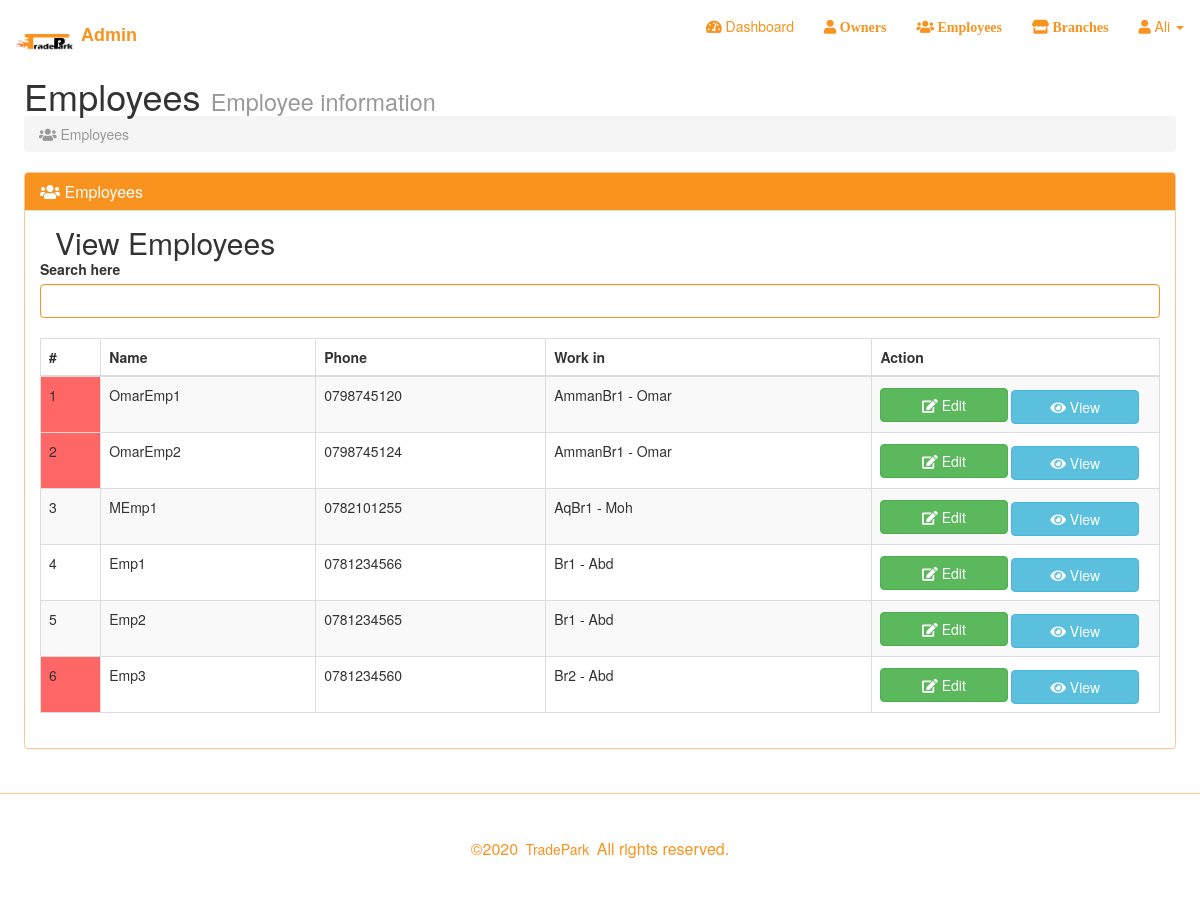
Page /admin/emolyees.php (signed in) on the committed database.
### tables this page shows
CREATE TABLE `employee` (
  `EmpID` int(5) NOT NULL,
  `EmpName` varchar(50) NOT NULL,
  `EmpPhone` char(10) NOT NULL,
  `EmpActive` char(1) NOT NULL,
  `EmpPic` blob NOT NULL,
  `BID` int(5) NOT NULL,
  `AdmID` int(5) DEFAULT NULL
);

CREATE TABLE `branch` (
  `BID` int(5) NOT NULL,
  `BName` varchar(50) NOT NULL,
  `BPhone` char(10) NOT NULL,
  `BLat` float(10,6) NOT NULL,
  `Blng` float(10,6) NOT NULL,
  `BActive` char(1) NOT NULL,
  `OwnID` int(5) NOT NULL
);

CREATE TABLE `owner` (
  `OwnID` int(5) NOT NULL,
  `OwnName` varchar(50) NOT NULL,
  `OwnPhone` char(10) NOT NULL,
  `OwnEmail` varchar(50) NOT NULL,
  `OwnPassword` varchar(50) NOT NULL,
  `OwnPic` blob NOT NULL,
  `OwnActive` char(1) NOT NULL,
  `OwnLat` float(10,6) NOT NULL,
  `OwnLng` float(10,6) NOT NULL,
  `AdmID` int(5) DEFAULT NULL
);

### admin/emolyees.php (the view, shortened to what this page needs)
<!DOCTYPE html>
<html>
    <?php
        function Employee_info($conn)
        {
            $table='';
            $records="SELECT EmpID , EmpName,EmpPhone,EmpActive,BName,OwnName,AdmName FROM employee emp LEFT JOIN admin adm ON emp.AdmID=adm.AdmID ,branch br,owner own where emp.BID=br.bID and br.ownId =own.ownId Order by BName ASC,EmpActive DESC,EmpName ASC";
            $result = mysqli_query($conn,$records);
            $c = 1;
            if(mysqli_num_rows($result)>0)
            {
                while($row=mysqli_fetch_assoc($result))
                {
                    $emp_id=$row['EmpID'];
                    $table.="<tr>";
                    if ($row["EmpActive"]==0)
                    {
                        $table.= "<td style='background-color:#ff6767' title='".$row['AdmName']."'>".$c." </td>";
                    }else{
                        $table.= "<td>".$c." </td>";
                    }
                    $table.= "<td>".$row['EmpName']." </td>";
                    $table.= "<td>".$row['EmpPhone']." </td>";
                    $table.= "<td>".$row['BName']." - ".$row['OwnName']." </td>";
                    $table.= "<td>
                    <button name='edit' id='$emp_id' class='btn btn-success edit_data_btn btn-block' style='width:47% ;display:inline-block'><i class='fas fa-edit'></i>
                    Edit
                    </button>
                    <button name='view' id='$emp_id' class='btn btn-info view_data_btn btn-block' style='width:47% ;display:inline-block'><i class='fas fa-eye'></i>
                        View
                    </button>
                </td>
                </tr>";
                $c++;
                }
            }
            return $table;
        }
    ?>
    <head>
        <link href="css/bootstrap.css" rel="stylesheet">
        <link href="css/main.css" rel="stylesheet">
        <link href="css/util.css" rel="stylesheet">
        <link rel="stylesheet" href="font-awesome/css/font-awesome.min.css">
        <link rel='stylesheet' href='https://use.fontawesome.com/releases/v5.7.0/css/all.css'>
        <link rel="stylesheet" type="text/css" href="https://cdnjs.cloudflare.com/ajax/libs/sweetalert/1.1.0/sweetalert.min.css">
    </head>
    <body>
        <?php include "navbar.php" ?>
        <div id="page-wrapper" style="margin: 2%;">
            <div class="row">
                <div class="col-lg-12">
                    <h1>Employees <small>Employee information</small></h1>
                    <ol class="breadcrumb">
                        <li class="active"><i class="fas fa-users"></i> Employees</li>
                    </ol>
                </div>
            </div>
        <div class="row">
            <div class="col-lg-12" >
                <div class="panel panel-orange">
                    <div class="panel-heading">
                        <h3 class="panel-title"><i class="fa fa-users"></i> Employees</h3>
                    </div>
                    <div class="panel-body" >
                        <div class="col-lg-12">
                            <h2>View Employees </h2>
                        </div>
                        <div class="table-responsive">
                            <div class="form-group has-orange"> <label for="searchdata">Search here </label> <input id="searchdata" type="text" name="searchdata" class="form-control " autocomplete="off" autofocus="autofocus">
                            <br>
                                <table class="table table-bordered table-hover table-striped tablesorter">
                                    <thead>
                                        <tr>
                                            <th>#</th> <th>Name</th> <th>Phone</th> <th title="Branch - Owner"> Work in</th> <th>Action</th>
                                        </tr>
                                    </thead>
                                    <tbody id="table"> <?php echo Employee_info($conn); ?> </tbody>
                                </table>
                            </div>
                        </div>
                    </div>
                </div>
            </div>
        </div>
    </div>
    <?php include "footer.php" ?>
    </body>
</html>

### admin/css/main.css (style rules this page uses)
html { scroll-behavior: smooth; }
* { margin: 0px; padding: 0px; box-sizing: border-box; }
body, html { height: 100%; }
h1,h2,h3,h4,h5,h6 { margin: 0px; }
ul, li { margin: 0px; list-style-type: none; }
input { outline: none; border: none; }

### rows in the picture
employee: EmpName "OmarEmp1", EmpPhone "0798745120", BID.BName "AmmanBr1", owner.OwnName "Omar"
employee: EmpName "OmarEmp2", EmpPhone "0798745124", BID.BName "AmmanBr1", owner.OwnName "Omar"
employee: EmpName "MEmp1", EmpPhone "0782101255", BID.BName "AqBr1", owner.OwnName "Moh"
employee: EmpName "Emp1", EmpPhone "0781234566", BID.BName "Br1", owner.OwnName "Abd"
employee: EmpName "Emp2", EmpPhone "0781234565", BID.BName "Br1", owner.OwnName "Abd"
employee: EmpName "Emp3", EmpPhone "0781234560", BID.BName "Br2", owner.OwnName "Abd"

### other values in the picture
$_SESSION['AdmName'] "Ali"
